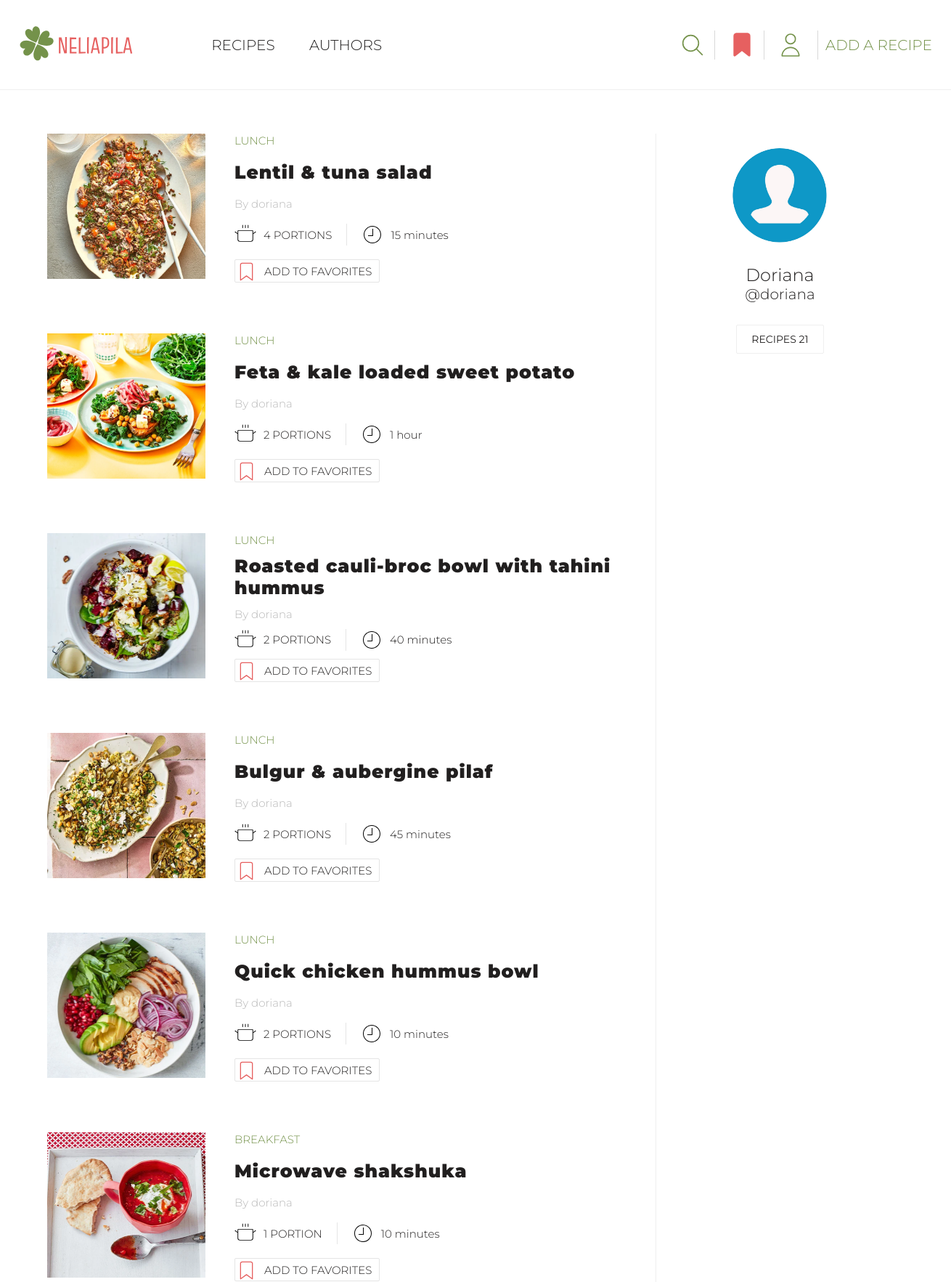
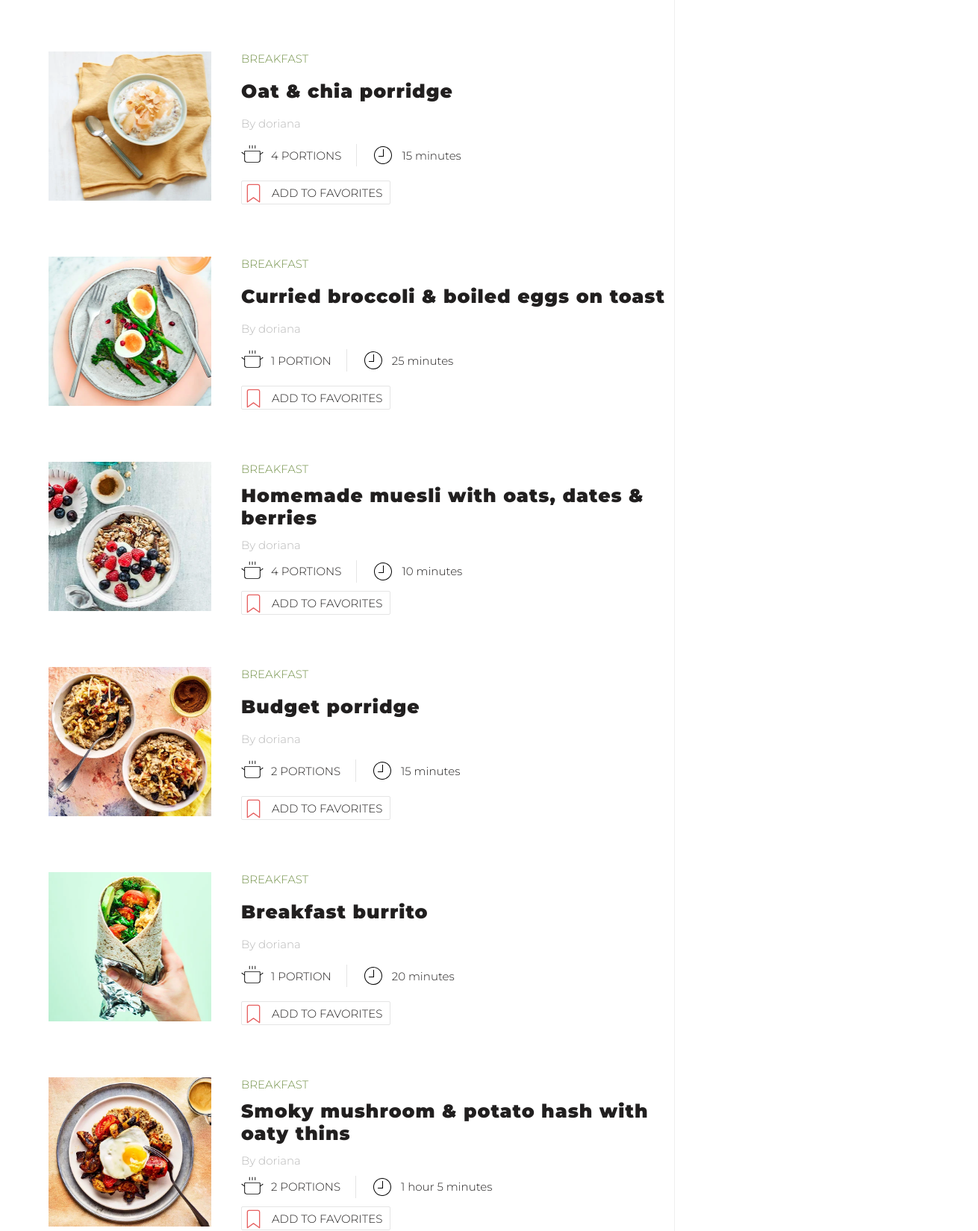
/profile/20 (upper part), run on the app's committed database (2 pictures, top to bottom).
### recipes/models.py (models this page shows, shortened)
class Recipe(models.Model):
    CATEGORY_CHOICES = [
        ('Breakfast', 'Breakfast'),
        ('Lunch', 'Lunch'),
        ('Dinner', 'Dinner'),
        ('Snacks', 'Snacks'),
        ('Desserts', 'Desserts'),
        ('Drinks', 'Drinks'),
        ('Miscellaneous', 'Other')
    ]
    STATUS_CHOICES = [
        (True, 'Approved'),
        (False, 'On moderation'),
    ]
    author = models.ForeignKey(User, on_delete=models.CASCADE, null=True, blank=True)
    title = models.CharField(max_length=50)
    portions = models.PositiveIntegerField(default=1, blank=True, null=True)
    cooking_hours = models.PositiveIntegerField(default=0)
    cooking_minutes = models.PositiveIntegerField(default=0)
    image = models.ImageField(upload_to=recipe_image_path)
    category = models.CharField(max_length=20, choices=CATEGORY_CHOICES)
    ingredients = models.TextField()
    steps = models.TextField()
    is_approved = models.BooleanField(default=False, choices=STATUS_CHOICES)
    date_created = models.DateTimeField(auto_now_add=True)

### user/models.py (models this page shows, shortened)
class Profile(models.Model):
    user = models.OneToOneField(User, on_delete=models.CASCADE)
    name = models.CharField(max_length=50, null=True, blank=True)
    email = models.EmailField(max_length=500, blank=True, null=True, unique=True)
    username = models.CharField(max_length=50, blank=True, null=True)
    bio = models.TextField(blank=True, null=True)
    image = models.ImageField(upload_to='profiles/', blank=True, null=True, default='profiles/default-profile-pic.png')
    created = models.DateTimeField(auto_now_add=True)

### user/views.py (the view)
# urls.py: path('profile/<pk>', views.author_profile, name='profile'),
def author_profile(request, pk):
    profile = Profile.objects.get(user=pk)
    if request.user == profile.user:
        recipes = Recipe.objects.filter(author=pk).all().order_by('-date_created')
    else:
        recipes = Recipe.objects.filter(author=pk, is_approved=True).all().order_by('-date_created')
    recipes_count = recipes.count()
    try:
        favorite_recipes = [favorite.favorite_recipe for favorite in request.user.profile.favorite_set.all()]
    except AttributeError:
        favorite_recipes = ''
    pending_recipes_count = Recipe.objects.filter(author=pk, is_approved=False).count()
    context = {'profile': profile, 'recipes': recipes, 'recipes_count': recipes_count,
               'pending_recipes_count': pending_recipes_count, 'favorites': favorite_recipes}
    return render(request, 'user/profile.html', context)

### templates/user/profile.html (shortened to what this page needs)
{% extends 'base/base.html' %}
{% load static %}
{% block css %}
<link rel="stylesheet" href="{% static 'user/css/profile.css' %}">
{% endblock %}
{% block content %}
<section class="user-profile-page">
    <div class="profile container">
        <div class="profile-parts">
            {% if not recipes %}
            <div class="no-recipes">
                <img src="{% static 'user/images/recipe-default.svg' %}" alt="Recipe">
                <p>There is nothing here yet, but soon there will be recipes added by
                    <span>{{ profile.username }}</span></p>
            </div>
            {% else %}
            <div class="profile-recipes">
                <div class="all-recipes">
                    {% for recipe in recipes %}
                    <div class="one-recipe">
                        <div class="recipe-image">
                            <a href="{% url 'specific-recipe' recipe.id %}"><img src="{{ recipe.image.url }}" alt="Recipe Image"></a>
                        </div>
                        <div class="recipe-info">
                            <p class="recipe-category">{{ recipe.category }}</p>
                            <a href="{% url 'specific-recipe' recipe.id %}" class="recipe-title">{{ recipe.title }}</a>
                            <a href="{% url 'profile' profile.user_id %}" class="recipe-author">
                                By {{ recipe.author }}</a>
                            <div class="recipe-details">
                                <div class="portions-details">
                                    <img src="{% static 'recipes/images/pot-svg.svg' %}" alt="Pot">
                                    <span>{{ recipe.portions }} portion{{ recipe.portions | pluralize:'s' }}</span>
                                </div>
                                <div class="cooking-time-details">
                                    <img src="{% static 'recipes/images/clock-svg.svg' %}" alt="Clock">
                                    {% if recipe.cooking_hours != 0 and recipe.cooking_minutes != 0 %}
                                    <span>{{ recipe.cooking_hours }} hour{{ recipe.cooking_hours | pluralize:'s' }}
                                {{ recipe.cooking_minutes }} minute{{ recipe.cooking_minutes | pluralize:'s' }}</span>
                                    {% elif recipe.cooking_hours != 0 and recipe.cooking_minutes == 0 %}
                                    <span>{{ recipe.cooking_hours }} hour{{ recipe.cooking_hours | pluralize:'s' }}</span>
                                    {% elif recipe.cooking_hours == 0 and recipe.cooking_minutes != 0 %}
                                    <span>{{ recipe.cooking_minutes }} minute{{ recipe.cooking_minutes | pluralize:'s' }}
                                </span>
                                    {% endif %}
                                </div>
                            </div>
                            {% if recipe.is_approved %}
                            <div class="add-to-favourites">
                                <div class="button-favorites">
                                    {% if recipe in favorites %}
                                    <a class="button-favorites-link" href="{% url 'delete-from-favorites' recipe.id %}">
                                        <img src="{% static 'user/images/filled-bookmark-svg.svg' %}" alt="Bookmark">
                                        Added to favorites
                                    </a>
                                    {% else %}
                                    <a class="button-favorites-link" href="{% url 'add-to-favorites' recipe.id %}">
                                        <img src="{% static 'user/images/bookmark-svg.svg' %}" alt="Bookmark">
                                        Add to favorites
                                    </a>
                                    {% endif %}
                                </div>
                            </div>
                            {% endif %}
                        </div>
                    </div>
                    {% endfor %}
                </div>
            </div>
            {% endif %}
            <div class="profile-card">
                <img class="profile-avatar"
                     src="{{ profile.image.url }}" alt="User`s photo">
                {% if profile.name %}
                <span class="profile-name">{{ profile.name }}</span>
                {% endif %}
                <span class="profile-username">@{{ profile.username }}</span>
                <div class="count-recipes">
                    <p class="recipes-count count">Recipes {{ recipes_count }}</p>
                </div>
            </div>
        </div>
    </div>
</section>
{% endblock %}

### static/base/css/base.css (style rules this page uses)
html { height: 100%; position: relative; }
body { font-family: 'Montserrat', sans-serif; font-weight: 300; font-size: 20px; color: #211f1f; background-color: #FFFFFF; margin: 0; padding: 0; min-height: 100%; display: flex; flex-direction: column; }
a { text-decoration: none; color: #211f1f; }
h1, h2, h3, p { margin: 0; font-weight: 300; }
.container { width: 1240px; margin: 0 auto; position: relative; }

### static/user/css/profile.css (style rules this page uses)
.profile-parts { display: flex; flex-direction: row; justify-content: space-between; padding: 60px 30px 0 30px; min-height: 500px; }
.profile-recipes { width: 70%; }
.all-recipes { display: flex; flex-direction: column; }
.one-recipe { display: flex; flex-direction: row; margin-bottom: 70px; position: relative; }
.recipe-image { margin-right: 40px; display: flex; }
.recipe-image img { width: 218px; height: 200px; }
.recipe-category, .portions-details, .button-favorites { text-transform: uppercase; }
.recipe-info { display: flex; flex-direction: column; justify-content: space-between; }
.recipe-info img { width: 30px; height: 30px; margin-right: 10px; }
.recipe-category { color: #74924a; font-size: 15px; }
.recipe-title { font-weight: 900; letter-spacing: 1px; line-height: 30px; font-size: 25px; word-break: break-word; }
.recipe-author { font-size: 15px; color: #B8B8B8FF; }
.recipe-details { display: flex; flex-direction: row; min-width: 250px; max-width: 350px; }
.portions-details { padding-right: 20px; border-right: 1px solid #E5E5E5FF; }
.cooking-time-details { padding-left: 20px; }
.portions-details, .cooking-time-details { display: flex; flex-direction: row; align-items: center; font-size: 15px; }
.button-favorites-link { display: flex; flex-direction: row; align-items: center; font-size: 15px; border: 1px solid #E5E5E5FF; border-radius: 2px; padding-right: 10px; box-sizing: border-box; max-width: max-content; }
.profile-card { width: 29%; display: flex; flex-direction: column; align-items: center; padding: 20px 10px; box-sizing: border-box; border-left: 1px solid; border-left-color: #efefef; }
.profile-avatar { width: 130px; height: 130px; margin-bottom: 30px; border-radius: 100%; }
.profile-name { font-size: 24px; text-transform: capitalize; }
.profile-username { margin-bottom: 30px; }
.count-recipes { margin-bottom: 40px; display: flex; text-align: center; align-items: center; flex-flow: column; }
.count, .profile-edit-link { border: 1px solid; padding: 10px 20px; box-sizing: border-box; border-radius: 2px; text-transform: uppercase; font-size: 14px; display: inline-block; margin-bottom: 10px; }
.count { border-color: #efefef; font-weight: 400; }

### data on the page
Recipe: image (picture), category "LUNCH", title "Lentil & tuna salad", author "doriana", portions "4", portions|pluralize "S", cooking_minutes "15", cooking_minutes|pluralize "s", is_approved True (drawn)
Recipe: image (picture), category "LUNCH", title "Feta & kale loaded sweet potato", author "doriana", portions "2", portions|pluralize "S", cooking_hours "1", is_approved True (drawn)
Recipe: image (picture), category "LUNCH", title "Roasted cauli-broc bowl with tahini hummus", author "doriana", portions "2", portions|pluralize "S", cooking_minutes "40", cooking_minutes|pluralize "s", is_approved True (drawn)
Recipe: image (picture), category "LUNCH", title "Bulgur & aubergine pilaf", author "doriana", portions "2", portions|pluralize "S", cooking_minutes "45", cooking_minutes|pluralize "s", is_approved True (drawn)
Recipe: image (picture), category "LUNCH", title "Quick chicken hummus bowl", author "doriana", portions "2", portions|pluralize "S", cooking_minutes "10", cooking_minutes|pluralize "s", is_approved True (drawn)
Recipe: image (picture), category "BREAKFAST", title "Microwave shakshuka", author "doriana", portions "1", cooking_minutes "10", cooking_minutes|pluralize "s", is_approved True (drawn)
Recipe: image (picture), category "BREAKFAST", title "Oat & chia porridge", author "doriana", portions "4", portions|pluralize "S", cooking_minutes "15", cooking_minutes|pluralize "s", is_approved True (drawn)
Recipe: image (picture), category "BREAKFAST", title "Curried broccoli & boiled eggs on toast", author "doriana", portions "1", cooking_minutes "25", cooking_minutes|pluralize "s", is_approved True (drawn)
Recipe: image (picture), category "BREAKFAST", title "Homemade muesli with oats, dates & berries", author "doriana", portions "4", portions|pluralize "S", cooking_minutes "10", cooking_minutes|pluralize "s", is_approved True (drawn)
Recipe: image (picture), category "BREAKFAST", title "Budget porridge", author "doriana", portions "2", portions|pluralize "S", cooking_minutes "15", cooking_minutes|pluralize "s", is_approved True (drawn)
Recipe: image (picture), category "BREAKFAST", title "Breakfast burrito", author "doriana", portions "1", cooking_minutes "20", cooking_minutes|pluralize "s", is_approved True (drawn)
Recipe: image (picture), category "BREAKFAST", title "Smoky mushroom & potato hash with oaty thins", author "doriana", portions "2", portions|pluralize "S", cooking_hours "1", cooking_minutes "5", cooking_minutes|pluralize "s", is_approved True (drawn)
Profile: image (picture), name "Doriana", username "doriana"

### other printed values
{{ recipes_count }} "21"
